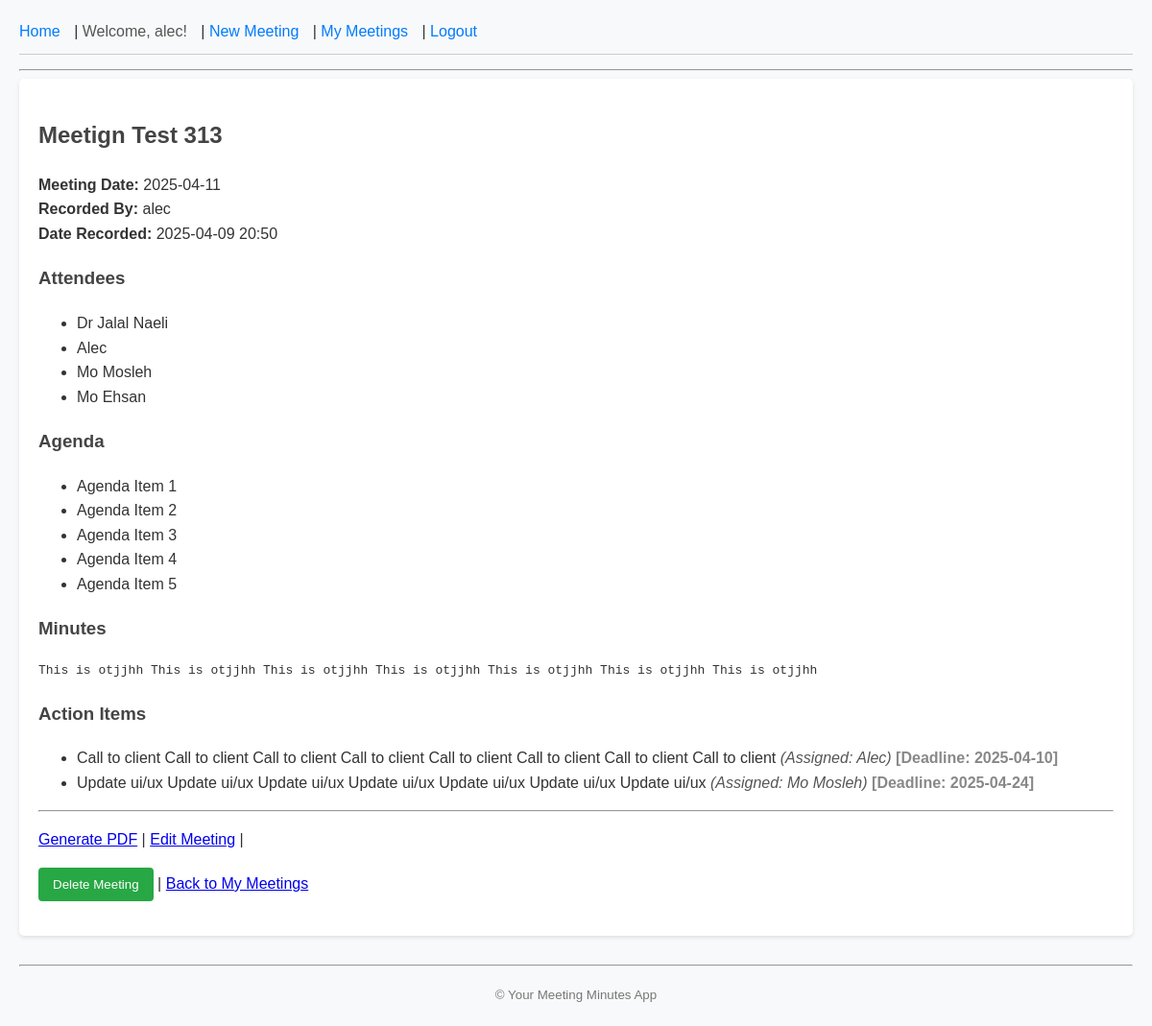
The app's page /meeting/22 (signed in) with its own data.
### app.py (models this page shows, shortened)
class User(db.Model, UserMixin):
    id = db.Column(db.Integer, primary_key=True)
    username = db.Column(db.String(20), unique=True, nullable=False)
    password_hash = db.Column(db.String(60), nullable=False)
    meetings = db.relationship('Meeting', backref='author', lazy=True)
    pass

class Meeting(db.Model):
    id = db.Column(db.Integer, primary_key=True)
    title = db.Column(db.String(100), nullable=False) # Meeting title, required
    meeting_date = db.Column(db.DateTime, nullable=False, default=datetime.datetime.utcnow)
    attendees = db.Column(db.Text, nullable=True) # Optional for now
    agenda = db.Column(db.Text, nullable=False) # Required
    minutes = db.Column(db.Text, nullable=True) # Optional
    action_items = db.Column(db.Text, nullable=True) # Optional
    date_posted = db.Column(db.DateTime, nullable=False, default=datetime.datetime.utcnow)
    user_id = db.Column(db.Integer, db.ForeignKey('user.id'), nullable=False)

### app.py (the view)
@app.route("/meeting/<int:meeting_id>")
@login_required
def meeting_detail(meeting_id):
    meeting = Meeting.query.get_or_404(meeting_id)
    if meeting.author != current_user:
        abort(403)
    try:
        agenda_list = json.loads(meeting.agenda or '[]')
        if not isinstance(agenda_list, list): agenda_list = []
    except (json.JSONDecodeError, TypeError):
        agenda_list = []
    try:
        attendees_list = json.loads(meeting.attendees or '[]')
        if not isinstance(attendees_list, list): attendees_list = []
    except (json.JSONDecodeError, TypeError):
        attendees_list = []
    try:
        action_items_list = json.loads(meeting.action_items or '[]')
        if not isinstance(action_items_list, list): action_items_list = []
    except (json.JSONDecodeError, TypeError):
        action_items_list = []
    return render_template('meeting_detail.html', title=meeting.title, meeting=meeting,
                           agenda_list=agenda_list,
                           attendees_list=attendees_list,
                           action_items_list=action_items_list) # Pass action_items_list

### app.py (called while the page is built)
@login_manager.user_loader
def load_user(user_id):
    return User.query.get(int(user_id))

### templates/meeting_detail.html (shortened to what this page needs)
{% extends 'base.html' %}
{% block content %}
    <article>
        <h2>{{ meeting.title }}</h2>
        <p>
            <strong>Meeting Date:</strong> {{ meeting.meeting_date.strftime('%Y-%m-%d') }} <br>
            <strong>Recorded By:</strong> {{ meeting.author.username }} <br>
            <strong>Date Recorded:</strong> {{ meeting.date_posted.strftime('%Y-%m-%d %H:%M') }}
        </p>
        {% if meeting.attendees %}
            <section>
                <h3>Attendees</h3>
                {% if attendees_list %}
                    <ul>
                        {% for person in attendees_list %}
                            <li>{{ person }}</li>
                        {% endfor %}
                    </ul>
                {% else %}
                    <p>N/A</p>
                {% endif %}
            </section>
        {% endif %}
        <section>
            <h3>Agenda</h3>
            {% if agenda_list %}
                <ul>
                    {% for item in agenda_list %}
                        <li>{{ item }}</li>
                    {% endfor %}
                </ul>
            {% else %}
                <p>N/A</p>
            {% endif %}
        </section>
        {% if meeting.minutes %}
        <section>
            <h3>Minutes</h3>
            <pre>{{ meeting.minutes }}</pre>
        </section>
        {% endif %}
        <section>
            <h3>Action Items</h3>
            {% if action_items_list %}
                <ul>
                    {% for item in action_items_list %}
                        <li>
                            {{ item.get('description', 'N/A') }}
                            {% if item.get('assigned_to') %}
                                <span style="font-style: italic; color: #555;">(Assigned: {{ item.get('assigned_to') }})</span>
                            {% endif %}
                            {% if item.get('deadline') %}
                                <span style="font-weight: bold; color: #888;">[Deadline: {{ item.get('deadline') }}]</span>
                            {% endif %}
                        </li>
                    {% endfor %}
                </ul>
            {% else %}
                <p>N/A</p>
            {% endif %}
        </section>
    </article>
    <hr>
    <p>
        <a href="{{ url_for('generate_meeting_pdf', meeting_id=meeting.id) }}">Generate PDF</a> |
        <a href="{{ url_for('edit_meeting', meeting_id=meeting.id) }}">Edit Meeting</a> |
        <form method="POST" action="{{ url_for('delete_meeting', meeting_id=meeting.id) }}" style="display:inline; margin: 0; padding: 0;">
            <input type="submit" value="Delete Meeting"
                   class="btn btn-danger btn-sm"
                   onclick="return confirm('Are you sure you want to delete this meeting? This cannot be undone.');">
        </form>
         |
        <a href="{{ url_for('meetings_list') }}">Back to My Meetings</a>
    </p>
    {% endblock %}

### templates/base.html (shortened to what this page needs)
<!DOCTYPE html>
<html lang="en">
<head>
    <link rel="stylesheet" type="text/css" href="{{ url_for('static', filename='css/main.css') }}">
</head>
<body>
    <header>
        <nav>
            <a href="{{ url_for('index') }}">Home</a> |
            {% if current_user.is_authenticated %}
                <span>Welcome, {{ current_user.username }}!</span> |
                <a href="{{ url_for('new_meeting') }}">New Meeting</a> |
                <a href="{{ url_for('meetings_list') }}">My Meetings</a> |
                <a href="{{ url_for('logout') }}">Logout</a>
            {% else %}
                <a href="{{ url_for('login') }}">Login</a> |
                <a href="{{ url_for('register') }}">Register</a>
            {% endif %}
        </nav>
        <hr>
    </header>
    <main>
        {% block content %}
        {% endblock %}
    </main>
    <footer>
        <hr>
        <p><small>&copy; Your Meeting Minutes App</small></p>
    </footer>
</body>
</html>

### static/css/main.css (style rules this page uses)
body { font-family: sans-serif; margin: 20px; line-height: 1.6; background-color: #f8f9fa; color: #333; }
header nav { margin-bottom: 15px; padding-bottom: 10px; border-bottom: 1px solid #ccc; }
header nav a { text-decoration: none; color: #007bff; margin-right: 10px; }
header nav span { margin-right: 10px; color: #555; }
main { background-color: #ffffff; padding: 20px; border-radius: 5px; box-shadow: 0 2px 4px rgba(0,0,0,0.1); }
h1, h2, h3 { color: #444; }
input[type="submit"] { background-color: #28a745; color: white; padding: 10px 15px; border: none; border-radius: 4px; cursor: pointer; }
footer { margin-top: 30px; text-align: center; color: #777; }

### records on screen
User: username "alec", author.username "alec"
Meeting: title "Meetign Test 313", meeting_date "2025-04-11", date_posted "2025-04-09 20:50", minutes "This is otjjhh This is otjjhh This is otjjhh This is otjjhh This is otjjhh This is otjjhh This is otjjhh"

### other values on screen
{{ person }} "Dr Jalal Naeli" "Alec" "Mo Mosleh" "Mo Ehsan"
{{ item }} "Agenda Item 1" "Agenda Item 2" "Agenda Item 3" "Agenda Item 4" "Agenda Item 5"
{{ item.get('description', 'N/A') }} "Call to client Call to client Call to client Call to client Call to client Call to client Call to client Call to client" "Update ui/ux Update ui/ux Update ui/ux Update ui/ux Update ui/ux Update ui/ux Update ui/ux"
{{ item.get('assigned_to') }} "Alec" "Mo Mosleh"
{{ item.get('deadline') }} "2025-04-10" "2025-04-24"
